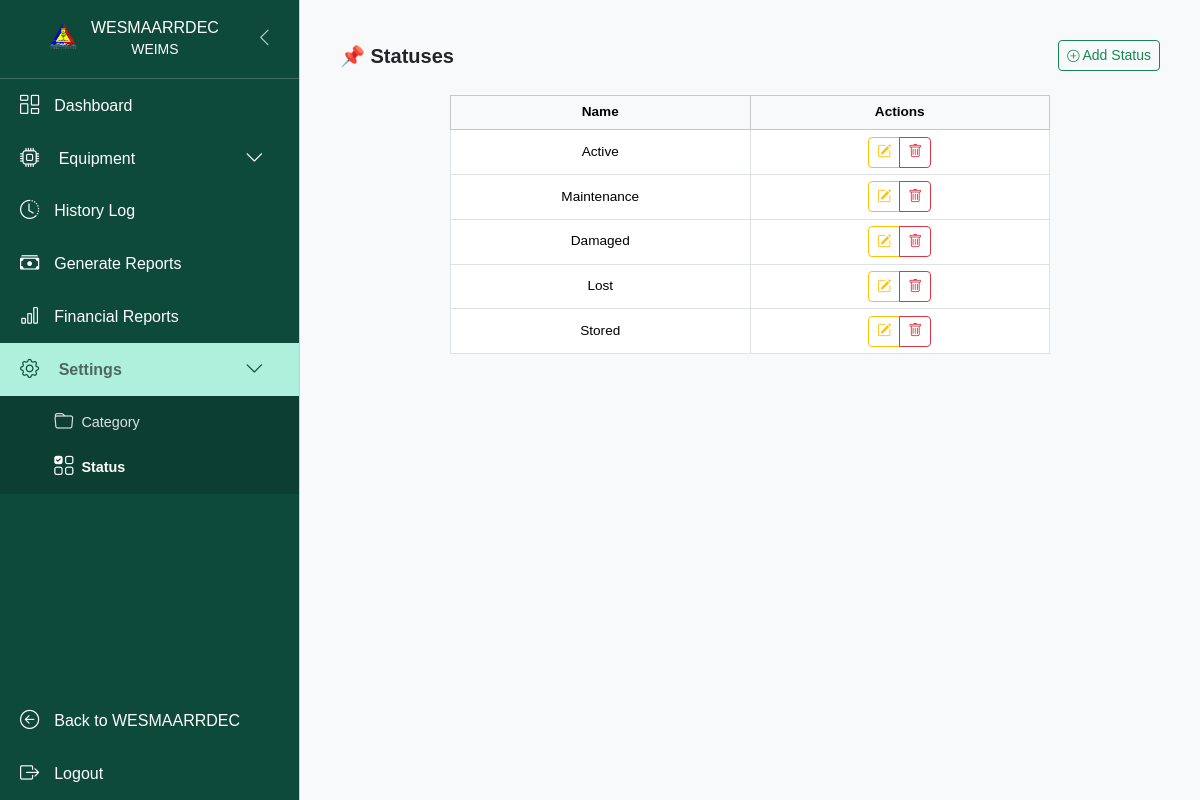
The app's page /weims/statuses/ (signed in) with its own data.
### equipments/models.py (models this page shows, shortened)
class Status(models.Model):
    name = models.CharField(max_length=100, unique=True, verbose_name="Status Name")
    class Meta:
        verbose_name = "Status"
        verbose_name_plural = "Statuses"

### equipments/views.py (the view)
# urls.py: path('statuses/', views.status_list, name='status'),
@login_required
@user_passes_test(is_admin_superadmin_encoder)
def status_list(request):
    statuses = Status.objects.all()
    return render(request, 'equipments/status.html', {
        'statuses': statuses
        , 'is_admin': is_admin(request.user),})

### cmscore/context_processors.py (called while the page is built)
def search_form(request):
    return {'form': SearchForm()}

### equipments/helpers.py (called while the page is built)
def is_admin(user):
    return user.groups.filter(name='admin').exists() or getattr(user, 'secretariat', False)

def is_admin_superadmin_encoder(user):
    return user.is_superuser or user.groups.filter(name__in=['admin', 'encoder']).exists() or getattr(user, 'secretariat', False)

### equipments/templates/equipments/status.html (shortened to what this page needs)
{% extends 'equipments/base.html' %}
{% block content %}
<div class="container-fluid py-3 px-3">
  <div class="d-flex justify-content-between align-items-center mb-3">
    <h5 class="fw-semibold mb-0">📌 Statuses</h5>
    <button type="button" class="btn btn-outline-success btn-sm" data-bs-toggle="modal" data-bs-target="#addStatusModal">
      <i class="bi bi-plus-circle small"></i> Add Status
    </button>
  </div>
  <div class="border-0">
    <div class="card-body p-2">
      <div class="table-responsive">
        <table class="table table-sm table-hover table-bordered align-middle text-center compact-table equal-width-table">
          <thead class="table-light text-center">
            <tr>
              <th>Name</th>
              <th style="width: 120px;">Actions</th>
            </tr>
          </thead>
          <tbody>
            {% for status in statuses %}
            <tr>
              <td>{{ status.name }}</td>
              <td class="text-center">
                <div class="btn-group btn-group-sm">
                  <button type="button" class="btn btn-outline-warning" data-bs-toggle="modal" data-bs-target="#editStatusModal{{ status.id }}">
                    <i class="bi bi-pencil-square"></i>
                  </button>
                  {% if is_admin %}
                  <button type="button" class="btn btn-outline-danger" data-bs-toggle="modal" data-bs-target="#deleteStatusModal{{ status.id }}">
                    <i class="bi bi-trash"></i>
                  </button>
                  {% endif %}
                </div>
              </td>
            </tr>
            {% empty %}
            <tr>
              <td colspan="2" class="text-center text-muted">No statuses found.</td>
            </tr>
            {% endfor %}
          </tbody>
        </table>
      </div>
    </div>
  </div>
</div>
{% endblock %}

### equipments/static/css/styles.css (style rules this page uses)
html, body { height: 100%; margin: 0; padding: 0; font-family: Arial, sans-serif; background-color: #f8f9fa; width: 100%; max-width: 100%; overflow-x: hidden; }
.table { font-size: 0.85rem; table-layout: auto; }
.table td, .table th { padding: 0.5rem; vertical-align: middle; }
.table td:nth-child(2), .table td:nth-child(4), .table td:nth-child(7), .table td:nth-child(8) { white-space: normal; word-break: break-word; max-width: 160px; }

### equipments/templates/equipments/status.html (style rules this page uses)
.compact-table th, .compact-table td { padding: 0.4rem !important; font-size: 0.85rem; vertical-align: middle; }
.equal-width-table { table-layout: fixed; width: 100%; }
.equal-width-table th, .equal-width-table td { width: 50%; word-wrap: break-word; white-space: normal; }
.table-responsive { overflow: visible !important; }
@media (min-width: 768px) { .table-responsive { max-width: 600px; margin: 0 auto; } }

### records on screen
Status: name "Active"
Status: name "Maintenance"
Status: name "Damaged"
Status: name "Lost"
Status: name "Stored"
